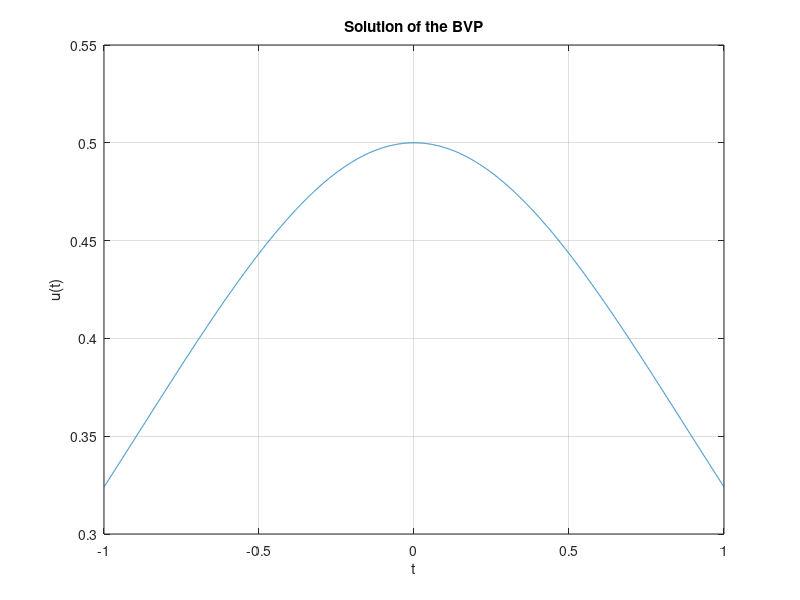

Reproduce this figure in MATLAB.
clc;
clearvars;
%  We are solv1ng a 2 po1nt BVP problem w1th h3lp of Newtons method and RK4 method
% given problem
% u'' = -u + 2(u')^2/u    -1<t<1
% u(-1) = u(1) = (e+e^-1)^-1

% Number of steps
N = 10000;
h = 2/N;

% Initial S0
s2 = 0.2;

a = 1/(exp(1) + (1/exp(1)));

while (1)
    s1 = s2;

    y = zeros(N+1,4);

    % Initialised according to the problem
    y(1,:) = [a, s1, 0, 1];
    % y'' = m(y,y')
    % z'' = l(y,y',z,z')
    m = @(y,dy) ((-y)  + 2*((dy^2))/y) ;
    l = @(y,dy,z,dz) ( (-1-(2*(dy^2))/(y^2))*z + (4*dy/y)*dz );

%   General Code for every ODE
    % f = [y' , m , z' , l];
    f = @(y) [y(2), m(y(1),y(2)), y(4), l(y(1),y(2),y(3),y(4))];
    for i = 1:N
        k1 =  f(y(i,:));
        k2 = f(y(i,:) + h*k1/2);
        k3 = f(y(i,:) + h*k2/2);
        k4 = f(y(i,:) + h*k3);

        y(i+1,:) = y(i,:) + h*(k1 + (2*k2) + (2*k3) + k4)/6 ;
    end

%  Dont forget to subtract a
    H = y(N+1,1) - a;
    dH = y(N+1,3);


    s2 = s1 - (H/dH);

    if (abs(s1-s2)<1e-8)
        disp(s2);
        t = linspace(-1, 1, N+1);
        plot(t, y(:,1), '-');
        xlabel('t');
        ylabel('u(t)');
        title('Solution of the BVP');
        grid on;
        break;
    end
end


